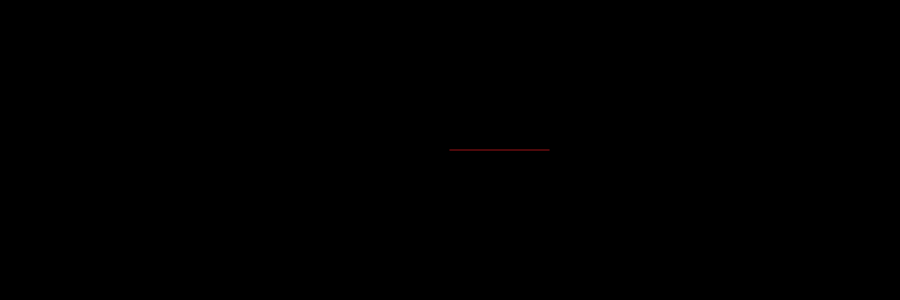
Frame 1 (no input)
Frame 60 (the mouse pressed at the canvas centre just before this capture): identical to frame 1, image omitted
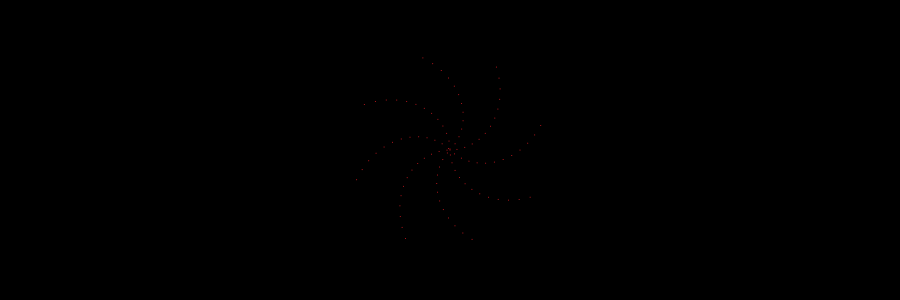
Frame 120 (the mouse held since frame 60 and released just before this capture)

The Processing sketch that drew these frames (run headless with seeded random() and noise(); from frame 60 on, the mouse is pressed at the canvas centre):

// Processing sketch: processing_153069
// ── processing_153069.pde

void setup() {
  size(900, 300);
  fill(237, 28, 36);
  noStroke();
  float rotate = 0.001;
}

void draw() {
  background(0);
  
  translate(width/2, height/2);
  for (float i = 0; i < 100; i++) {
    rotate(mouseY);
    ellipse(i, 0, 1, 1);
   
  }
}
